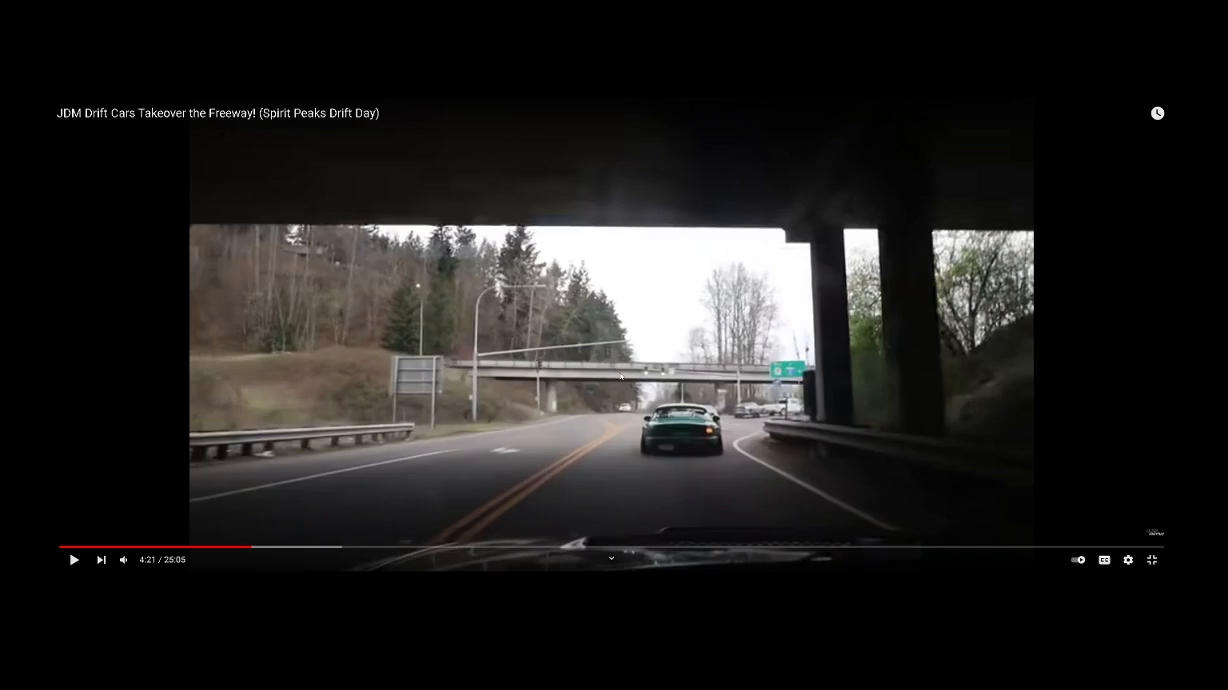
#> input picture frame 37 of jdm.mp4, 1228 x 690 px, given in place of tokyoStreets.mp4, which was not available
$ python carNPedDetector.py
#> lines starting #> are read from the running program, lines starting #| are printed output that depends on the picture; after the words box and inside, x2 and y2 are one past the last pixel; in counts of white or black regions, pixels touching at a corner belong together; pictures that were not available may be replaced by others from this repository, and a replacement may not be noted
import cv2

trainPedFileName = 'haarcascade_fullbody.xml'

trainCarFileName = 'carsTrainingData.xml'

videoFileName = 'tokyoStreets.mp4'

# This is the pretrained data for pedestrians loaded in with opencv
trainedPedData = cv2.CascadeClassifier(trainPedFileName)

# This pretrained car data being loaded in using opencv
trainedCarData = cv2.CascadeClassifier(trainCarFileName)

# Loaded in video file for to act as vehicle camera
vehicleCamData = cv2.VideoCapture(videoFileName)

# Looping through frames for camera
while True:

    # Take in current frame
    readSuccess, captFrame = vehicleCamData.read()
#> captFrame is the input picture: shape (690, 1228, 3); mean B, G, R 30.2, 31.2, 32.5

    # Checks if video input worked
    if readSuccess:
        #grayscales the video
        grayscaleVid = cv2.cvtColor(captFrame, cv2.COLOR_BGR2GRAY)
    else:
        break

    # Get coords of pedestrians in video
    pedCoords = trainedPedData.detectMultiScale(grayscaleVid)
#> pedCoords = ()

    #Creates rectangle for pedestrians
    for x in pedCoords:
        (startX, startY, width, height) = x
        startPoint = (startX, startY)
        endPoint = (startX + width, startY + height)

        # Set box color to red
        boxColor = (0, 0, 255)

        # Box side width
        boxWidth = 2

        # Draw rectangles around the pedestrian using coords
        cv2.rectangle(captFrame, startPoint, endPoint, boxColor, boxWidth)
#> this loop made 0 passes

    # Get coordinates of cars in video
    carCoords = trainedCarData.detectMultiScale(grayscaleVid)
#> carCoords = [[472, 353, 24, 24], [726, 391, 41, 41], [375, 409, 46, 46]]

    #Creates rectangle for cars
    for x in carCoords:
        (startX, startY, width, height) = x
        startPoint = (startX, startY)
        endPoint = (startX + width, startY + height)

        # Set box color to green
        boxColor = (0, 255, 0)

        # Box side width
        boxWidth = 2

        # Draw rectangles around the cars using coords
        cv2.rectangle(captFrame, startPoint, endPoint, boxColor, boxWidth)
#> this loop made 3 passes
#> (startX, startY, width, height, endPoint) on passes 1 to 3: (472, 353, 24, 24, (496, 377)), (726, 391, 41, 41, (767, 432)), (375, 409, 46, 46, (421, 455))
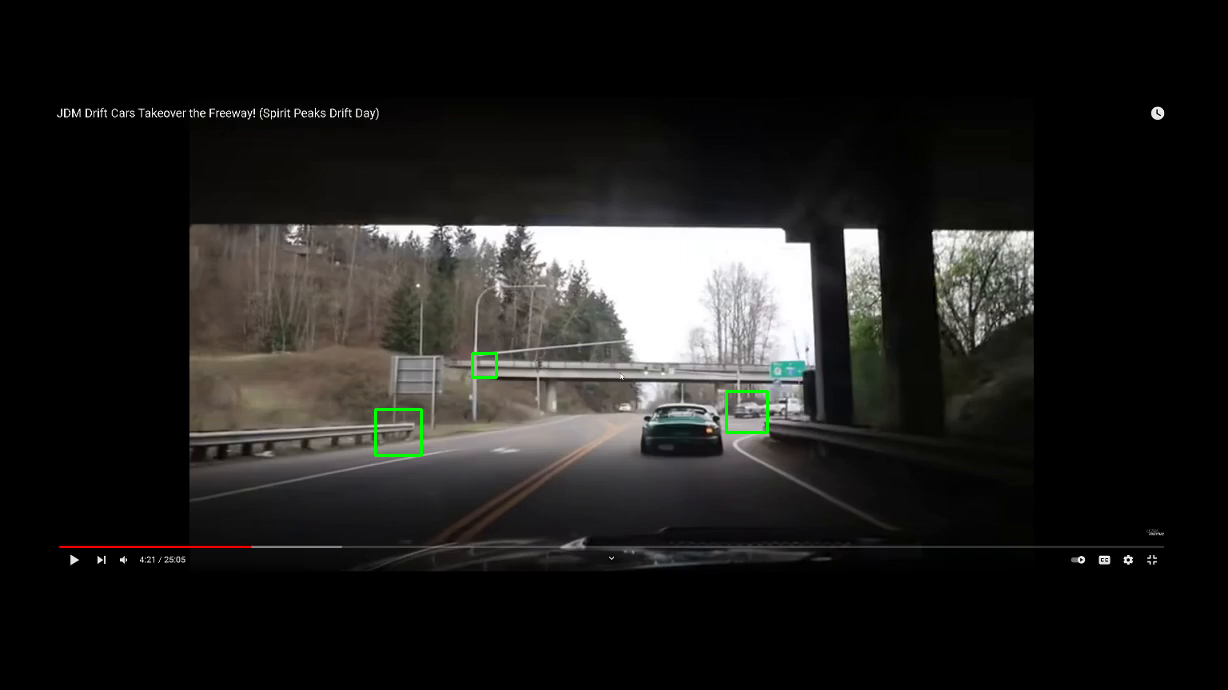
#> captFrame: shape (690, 1228, 3); 0.16% of pixels changed, all inside (x1, y1, x2, y2) = (374, 352, 769, 457)

    # Shows  grayscale video
    cv2.imshow('Car and Pedestrian Detector', captFrame)

    # Time to wait for each frame in video
    key = cv2.waitKey(1)
#> (key Esc is pressed here)

    # Can end program by pressing b
    if key == 98:
        break

# Clears mem
vehicleCamData.release()

print("Program Compiled")

$ run again, starting later in the video
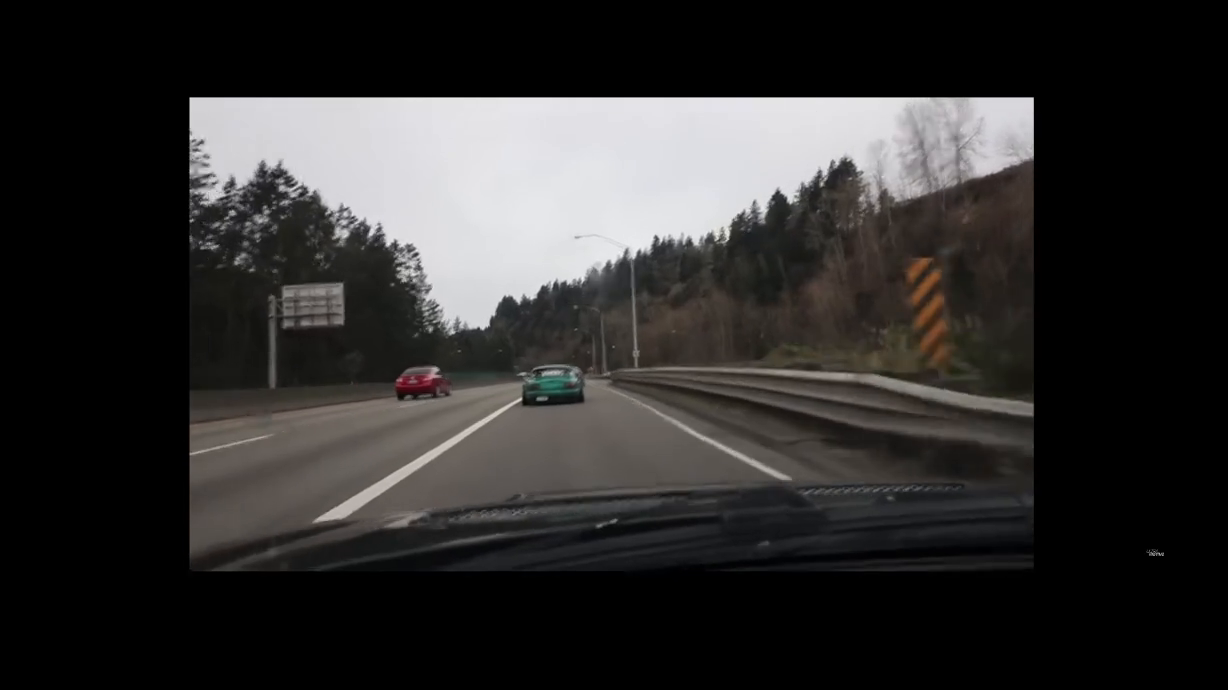
#> input picture frame 167 of jdm.mp4, 1228 x 690 px, given in place of tokyoStreets.mp4, which was not available
#> captFrame is the input picture: shape (690, 1228, 3); mean B, G, R 46.2, 46.8, 48.1
#> pedCoords = ()
#> carCoords = [[511, 343, 90, 90], [886, 462, 55, 55], [383, 347, 71, 71]]
#> the loop `for x in carCoords:` made 3 passes
#> (startX, startY, width, height, endPoint) on passes 1 to 3: (511, 343, 90, 90, (601, 433)), (886, 462, 55, 55, (941, 517)), (383, 347, 71, 71, (454, 418))
#> after the loop `for x in carCoords:`:
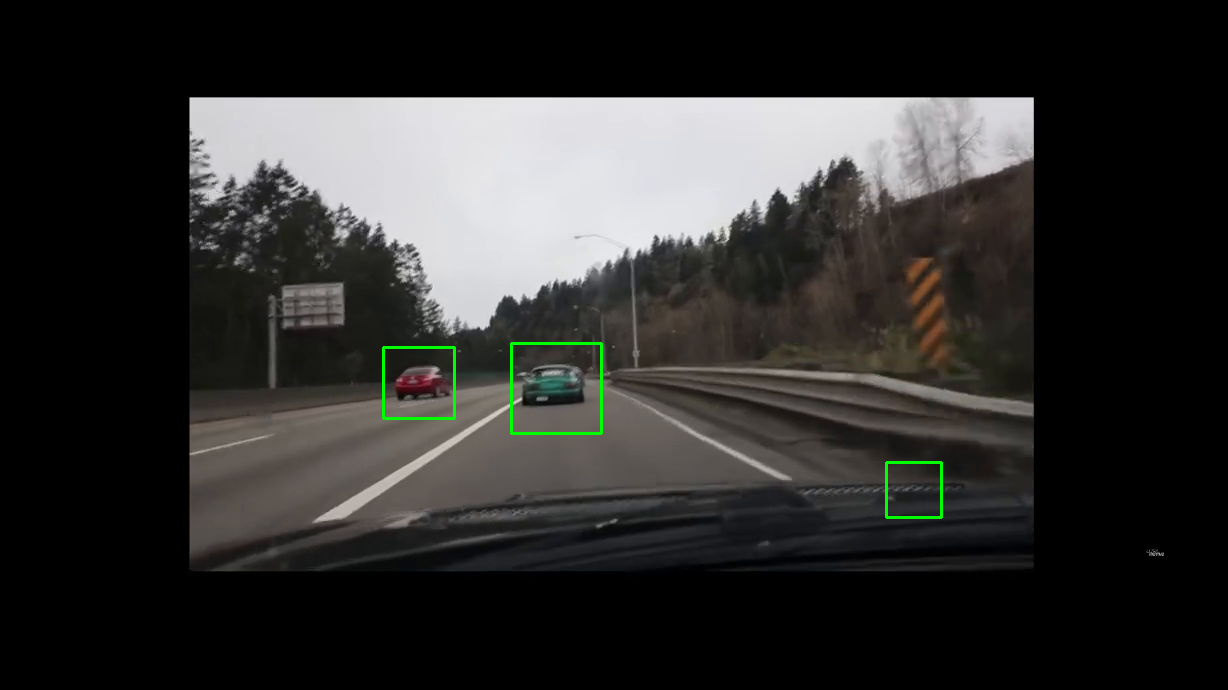
#> captFrame: shape (690, 1228, 3); 0.3% of pixels changed, all inside (x1, y1, x2, y2) = (382, 342, 943, 519)

$ run again, starting later in the video
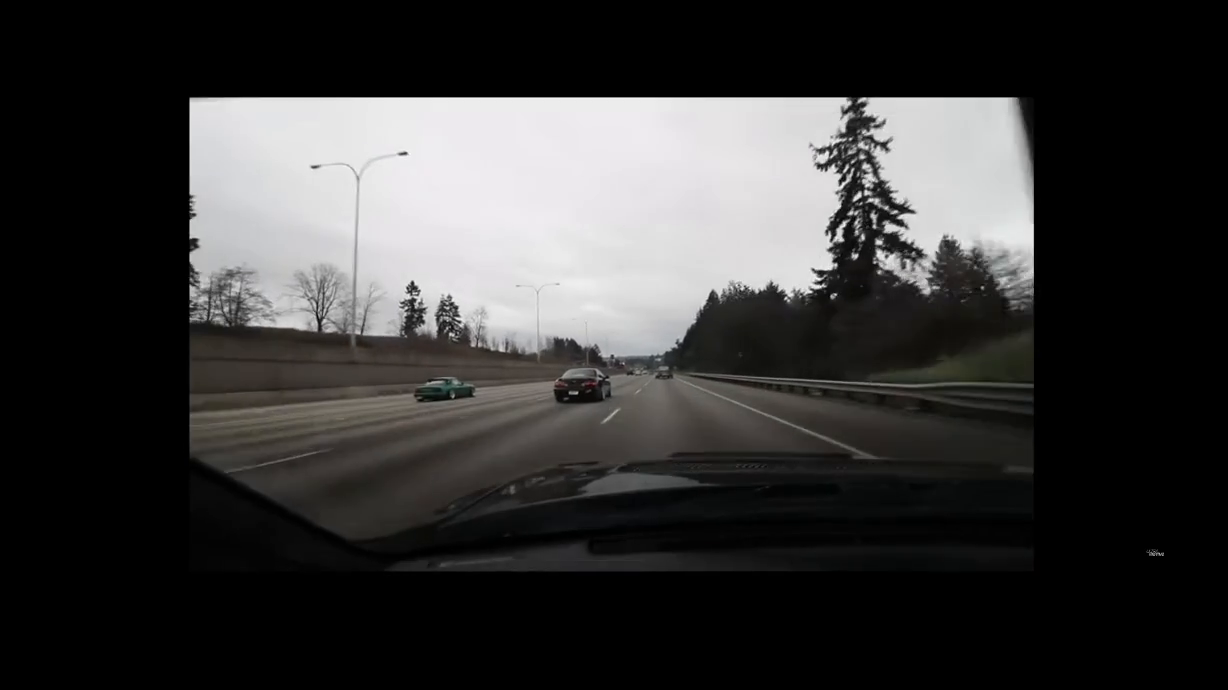
#> input picture frame 298 of jdm.mp4, 1228 x 690 px, given in place of tokyoStreets.mp4, which was not available
#> captFrame is the input picture: shape (690, 1228, 3); mean B, G, R 54.4, 54.8, 55.4
#> pedCoords = ()
#> carCoords = [[650, 358, 28, 28], [328, 337, 42, 42], [774, 362, 46, 46], [403, 361, 58, 58], [538, 343, 84, 84]]
#> the loop `for x in carCoords:` made 5 passes
#> (startX, startY, width, height, endPoint) on passes 1 to 5: (650, 358, 28, 28, (678, 386)), (328, 337, 42, 42, (370, 379)), (774, 362, 46, 46, (820, 408)), (403, 361, 58, 58, (461, 419)), (538, 343, 84, 84, (622, 427))
#> after the loop `for x in carCoords:`:
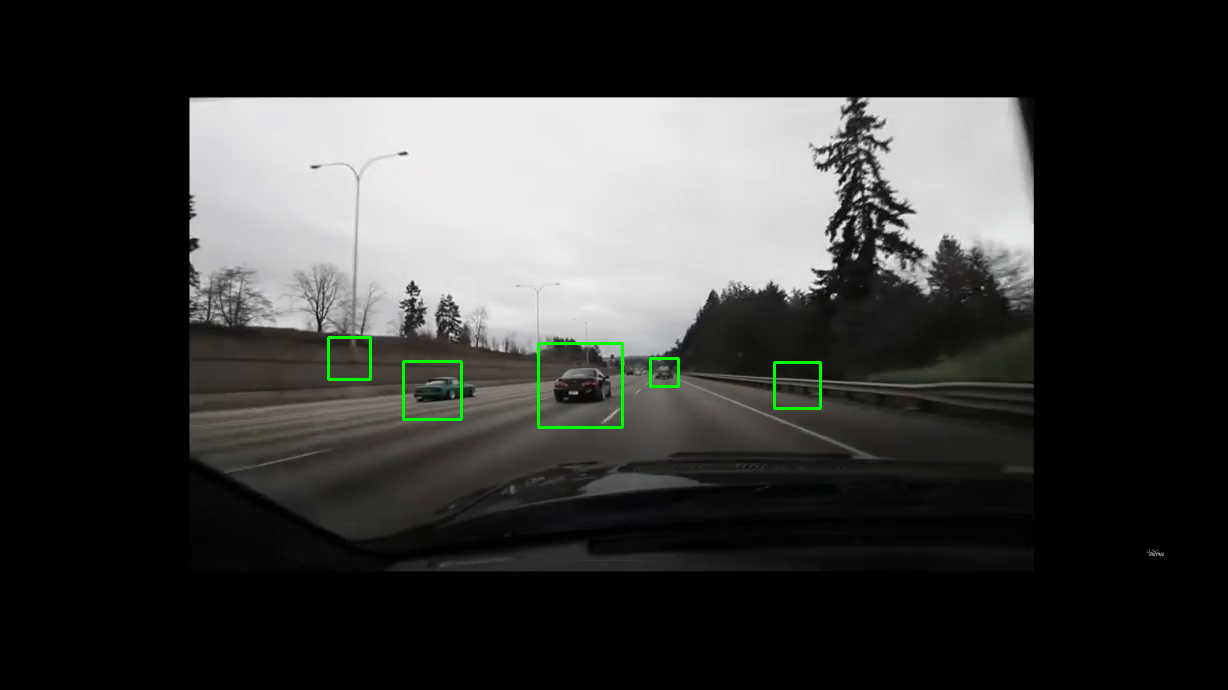
#> captFrame: shape (690, 1228, 3); 0.36% of pixels changed, all inside (x1, y1, x2, y2) = (327, 336, 822, 429)
